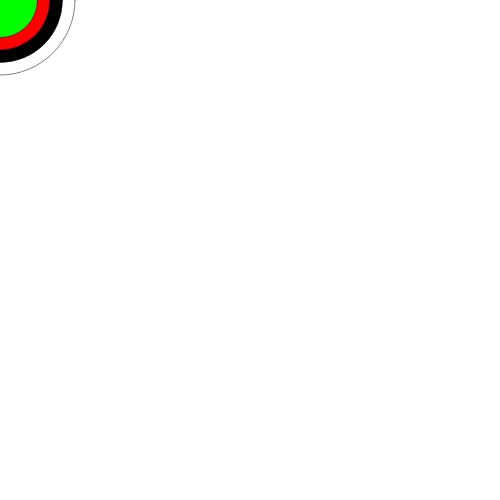
Frame 1 (no input)
Frame 60 (no input): identical to frame 1, image omitted
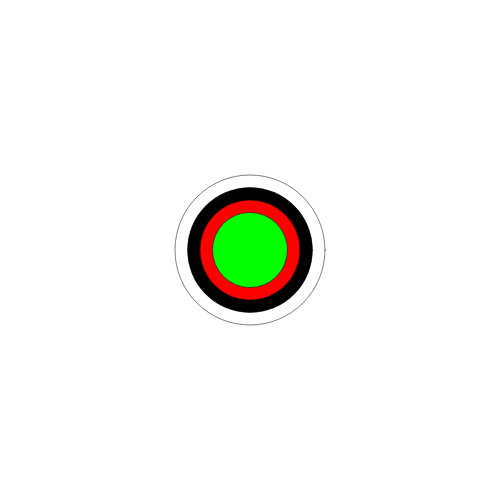
Frame 120 (the mouse pressed at the canvas centre since frame 60)

The p5.js sketch that drew these frames (run headless with seeded random() and noise() and a simulated clock; from frame 60 on, the mouse is pressed at the canvas centre):

// p5.js sketch
// ── sketch.js
function setup() {
  createCanvas(500,500);
}

function draw() {
  background(255);
  
  target(mouseX,mouseY,0.5);
}

function target(x,y,radius){
  var step
  push();
  
  translate(x,y);
  scale(radius);
  fill(255);
  ellipse(0,0,300,300);
  
  fill(0);
  ellipse(0,0,250,250);
  
  fill(255,0,0);
  ellipse(0,0,200,200);
  
  fill(0,255,0);
  ellipse(0,0,150,150);
  pop();
}
